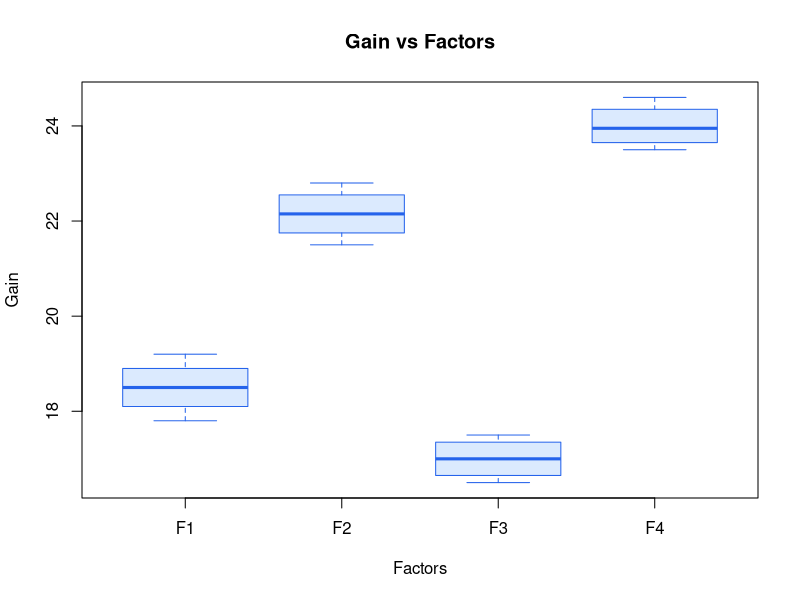
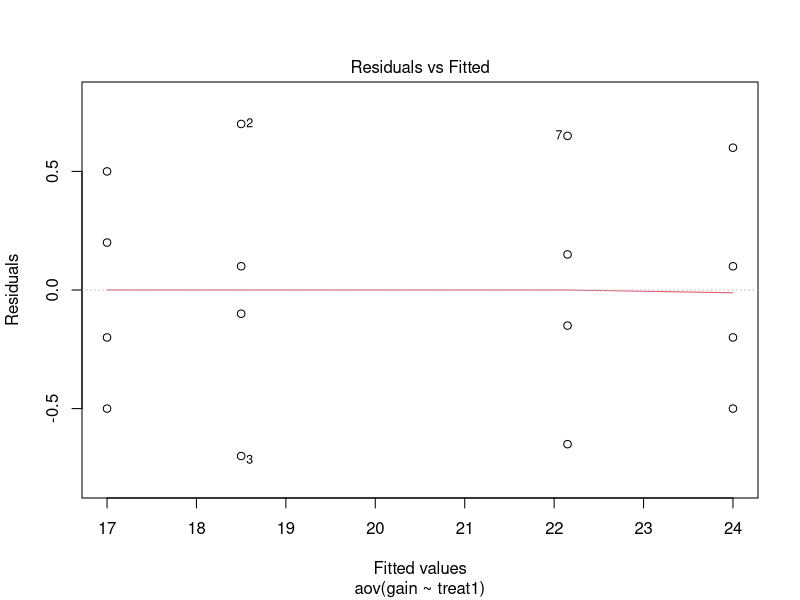
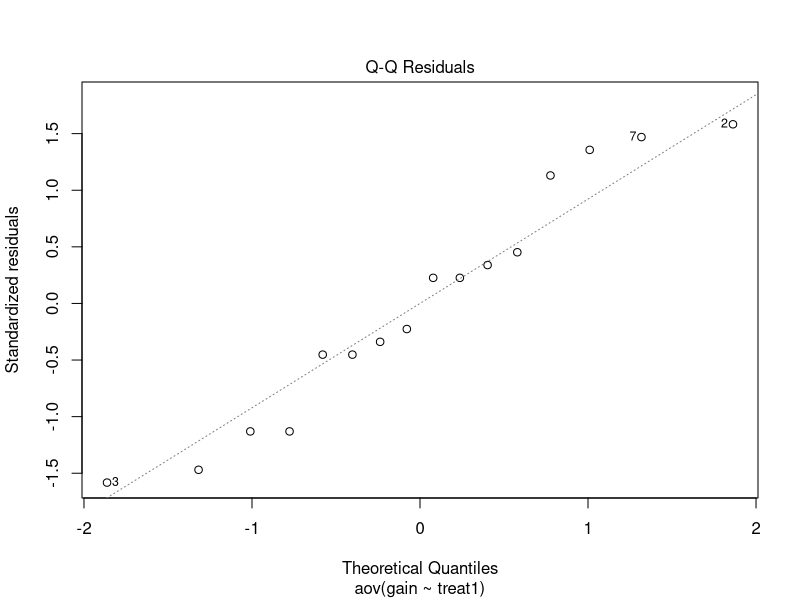
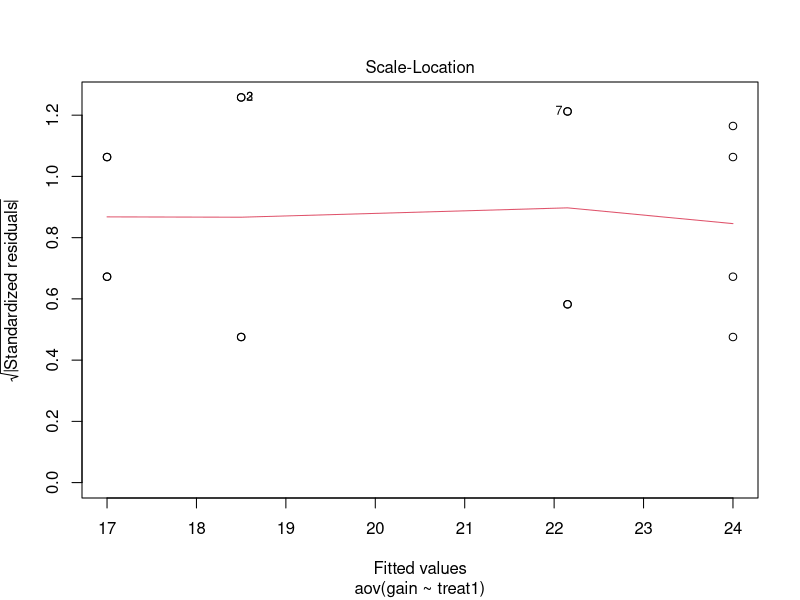
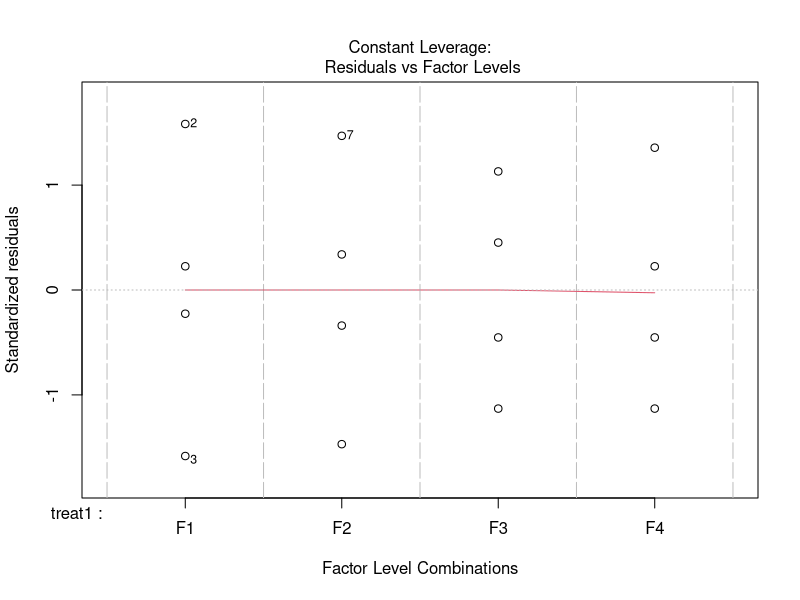
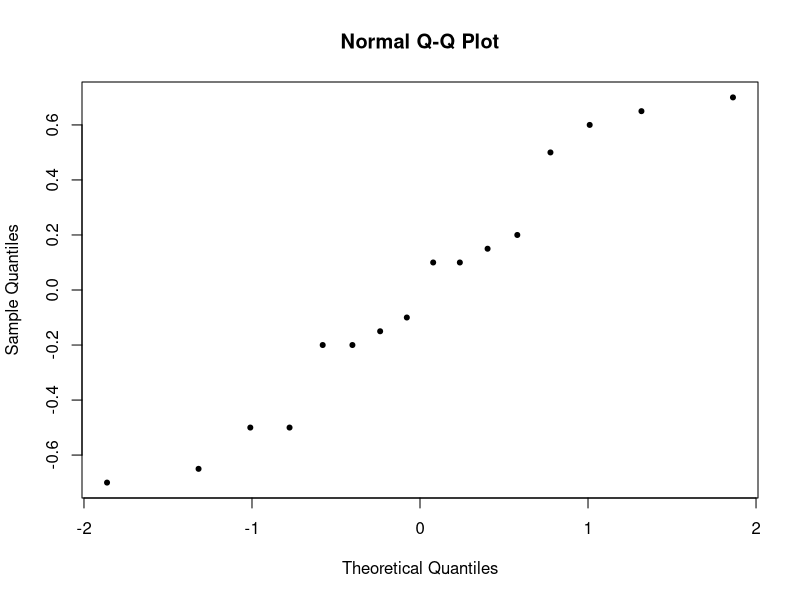
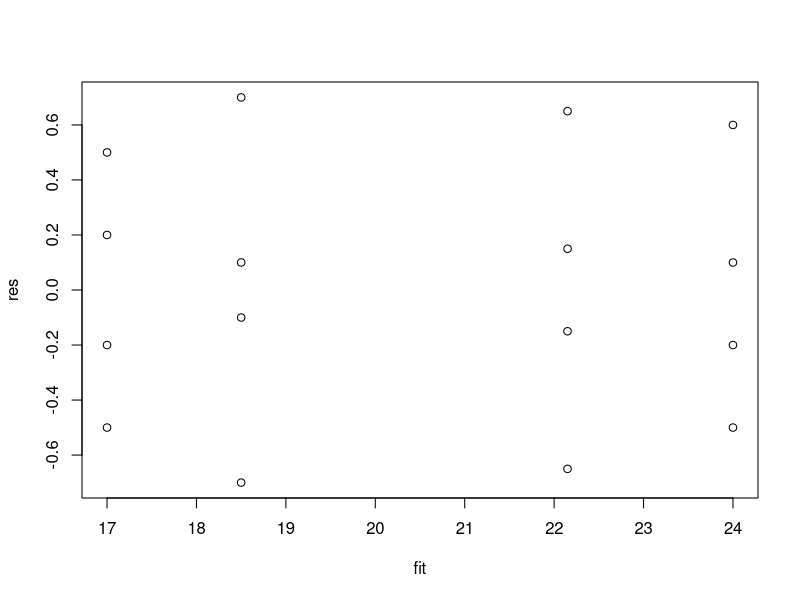
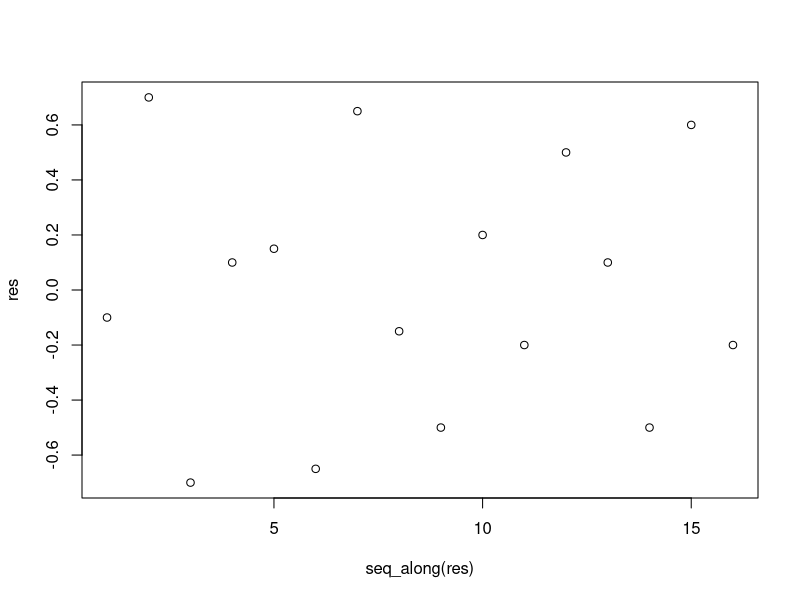

Write R code to recreate these figures, in order.
## ---- chunk 1
treat <- rep(c("F1","F2","F3","F4"), each = 4)

# treat <- rep(1:4, each=4)
gain  <- c(18.4, 19.2, 17.8, 18.6,
           22.3, 21.5, 22.8, 22.0,
           16.5, 17.2, 16.8, 17.5,
           24.1, 23.5, 24.6, 23.8)

df <- data.frame(treat, gain)
## ---- chunk 2
boxplot(gain ~ treat, data = df,
        col = "#dbeafe", border = "#2563eb",
        xlab = "Factors", ylab = "Gain",
        main = "Gain vs Factors")
## ---- chunk 3
a <- 4;  n <- 4;  N <- a * n

CF <- sum(gain)^2 / N
SST <- sum(gain^2) - CF

treat_sum <- tapply(gain, df$treat, sum)
SS_treat <- sum(treat_sum^2) / n - CF
SSE <- SST - SS_treat

df_treat <- a - 1          # 3
df_error <- N - a          # 16

MS_treat <- SS_treat / df_treat
MSE      <- SSE      / df_error
F_calc   <- MS_treat / MSE
F_tab    <- qf(0.95, df_treat, df_error)

c(SS_treat = SS_treat, SSE = SSE,
        MS_treat = MS_treat, MSE = MSE,
        F_calc = F_calc, F_tab = F_tab)
## ---- chunk 4
model <- aov(gain ~ treat, data = df)
summary(model)
## ---- chunk 5
treat1 <- rep(c("F1","F2","F3","F4"), each = 4)

treat2 <- rep(1:4, each=4)
gain  <- c(18.4, 19.2, 17.8, 18.6,
           22.3, 21.5, 22.8, 22.0,
           16.5, 17.2, 16.8, 17.5,
           24.1, 23.5, 24.6, 23.8)

df1 <- data.frame(treat1, gain)
df2 <- data.frame(treat2, gain)

model1 <- aov(gain ~ treat1, data = df1)
model2 <- aov(gain ~ treat2, data = df2)

summary(model1)
summary(model2)


plot(model1)
## ---- chunk 6
res <- residuals(model)
fit <- fitted(model)
fit
res

qqnorm(res, pch=20)
plot(fit, res)

# should know sequence of treatments
plot(seq_along(res), res)
